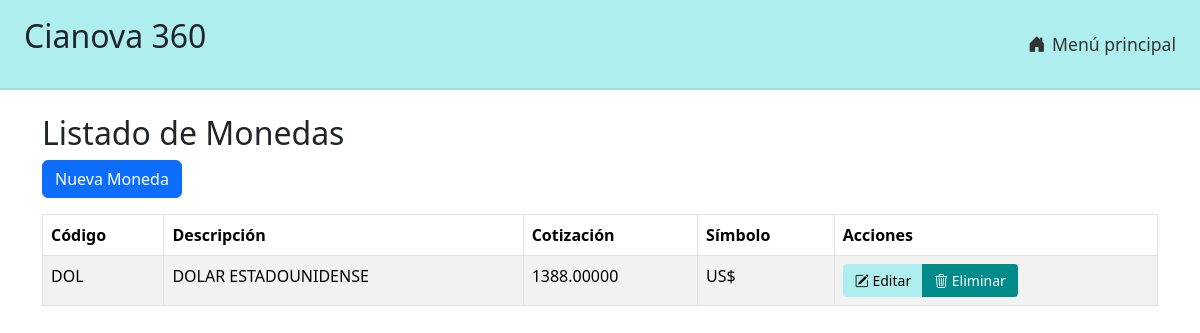
The page /monedas/ on the database as committed earlier.
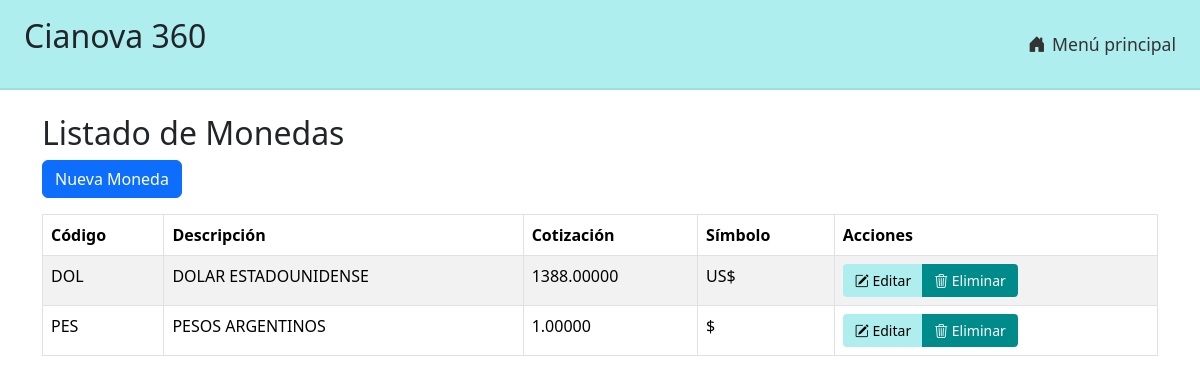
The same page on the database as committed later.
### monedas/models.py (models this page shows, shortened)
class Moneda(models.Model):
    codmoneda = models.CharField(max_length=3, primary_key=True)
    descrip = models.CharField(max_length=30)
    cotiz = models.DecimalField(max_digits=15, decimal_places=5)
    signoc = models.CharField(max_length=3)

### monedas/views.py (the view)
# urls.py: path("", views.listado_monedas, name="listar_monedas"),
def listado_monedas(request):
    monedas = Moneda.objects.all().order_by("codmoneda")
    return render(request, "monedas/listado.html", {
        "monedas": monedas,
        "titulo": "Listado de Monedas",
    })

### monedas/templates/monedas/listado.html (shortened to what this page needs)
{% extends "base.html" %}
{% load static %}
{% block content %}
<h2>{{ titulo }}</h2>
<a href="{% url 'alta_moneda' %}" class="btn btn-primary mb-3">
   Nueva Moneda
</a>
<table class="table table-striped table-bordered">
  <thead class="table-header-cianova">
    <tr>
      <th>Código</th>
      <th>Descripción</th>
      <th>Cotización</th>
      <th>Símbolo</th>
      <th>Acciones</th>
    </tr>
  </thead>
  <tbody>
    {% for moneda in monedas %}
    <tr>
      <td>{{ moneda.codmoneda }}</td>
      <td>{{ moneda.descrip }}</td>
      <td>{{ moneda.cotiz }}</td>
      <td>{{ moneda.signoc }}</td>
	  <td>
      <div class="btn-group" role="group">
        <a href="{% url 'editar_moneda' moneda.codmoneda %}" class="btn btn-sm btn-institucional">
		  <i class="bi bi-pencil-square"></i> Editar
        </a>
        <a href="{% url 'eliminar_moneda' moneda.codmoneda %}"
			class="btn btn-sm btn-institucional-danger"
			onclick="return confirm('¿Está seguro que desea eliminar la moneda {{ moneda.descrip }}?');">
			<i class="bi bi-trash3"></i> Eliminar
		</a>
		</div>
    </td>
	</tr>
    {% empty %}
    <tr>
      <td colspan="5">No hay monedas registradas.</td>
    </tr>
    {% endfor %}
  </tbody>
</table>
{% endblock %}

Rows that differ between the two databases and show on the page:
added Moneda: codmoneda "PES", descrip "PESOS ARGENTINOS", cotiz "1.00000", signoc "$"
